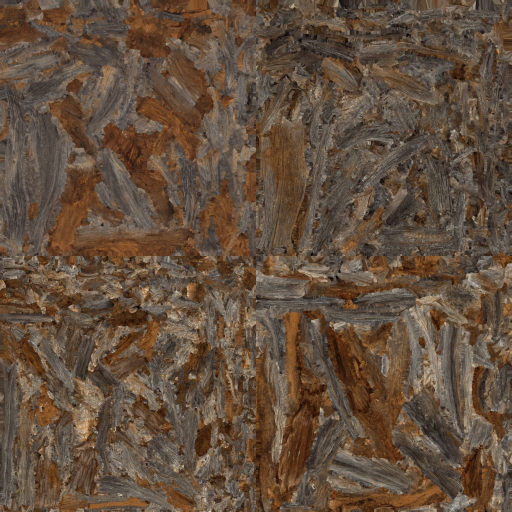
#> input picture assets/models/bark_debris_bark_debris_01_diff_1k.jpg, 1024 x 1024 px, given in place of bark_debris_bark_debris_01_diff_1k.jpg.jpg, which was not available (shown at 1/2 size)
$ python -i gen_env_prop_sources.py   (imports and definitions only)
#> lines starting #> are read from the running program, lines starting #| are printed output that depends on the picture
#> in make_tile, im is the input picture: PIL image 1024x1024 RGB; mean R, G, B 99.2, 79.2, 62.2
#!/usr/bin/env python3
"""Texture SOURCES for tools/build_env_props.py (run with system Python, needs Pillow + numpy).

Writes everything to the scratch dir (never into the repo):
  <SCRATCH>/src/<name>.jpg        raw generated surface photos (gemini-api image, skipped if present)
  <SCRATCH>/src/tile/<name>.jpg   lighting-flattened, seamless 1024px versions the Blender build samples
  <SCRATCH>/src/decal/<name>.png  Pillow-drawn dials, number plates, labels

Usage:  python tools/gen_env_prop_sources.py [--no-generate]
The API key is read for the gemini-api subprocess only and is never printed.
"""
import os
import subprocess
import sys

import numpy as np
from PIL import Image, ImageDraw, ImageFilter, ImageFont

SCRATCH = r"C:\Users\trayn\.t3\scratch\deadcam_cc0_cache\polish\env_props"
SRC = os.path.join(SCRATCH, "src")
TILE = os.path.join(SRC, "tile")
DECAL = os.path.join(SRC, "decal")

SUFFIX = ("Flat orthographic top-down macro photograph filling the entire frame edge to edge, perfectly even "
          "diffuse overcast lighting, no shadows, no highlights, no perspective, no objects, no border, no text, "
          "uniform detail density everywhere, photorealistic PBR albedo texture scan.")

PROMPTS = {
    "rust_heavy": "Heavily corroded old steel plate completely covered in thick flaking rust, deep orange, red-brown and dark umber patches, pitted scaly oxide texture.",
    "rust_light": "Old mild steel sheet with a thin even layer of fine powdery surface rust, warm brown-orange with darker brown mottling and small pits.",
    "cast_iron": "Old sand-cast iron surface, very dark charcoal grey-black, fine grainy pitted casting texture with slight brown oxidation in the pits, matte.",
    "enamel_white": "Antique white vitreous porcelain enamel on steel, slightly yellowed off-white, extremely fine hairline crazing network, faint grey water stains, glossy coating but photographed without reflections.",
    "paint_cream": "Old institutional cream off-white oil paint on sheet steel, thick aged brushed coat, subtle yellowing, faint grime mottling and tiny hairline scratches, no bare metal, no chips.",
    "brass_old": "Old tarnished sheet brass, dull golden-brown patina with darker brown oxidation blotches and faint fine scratches, slight green-grey verdigris specks.",
    "steel_worn": "Old bare worn mild steel bar surface, mid grey gunmetal with dark mill scale patches, fine scratches and tiny brown rust freckles, matte.",
    "ticking_canvas": "Antique hospital mattress ticking fabric, heavy off-white cotton canvas with narrow evenly spaced vertical faded indigo-blue stripes, coarse visible weave, yellow-brown water stains and grime blotches.",
    "leather_strap": "Old dark brown harness leather, worn and dry with fine cracks and creases, slightly lighter scuffed areas, visible pores.",
    "coal_bed": "Bed of burnt coal and coke lumps with grey ash and clinker, dense tightly packed irregular black and dark grey chunks seen from directly above.",
    "soot_brick": "Old firebrick masonry wall in running bond blackened by soot and coal dust, dark grey-brown bricks, pale ash-grey mortar joints, bricks horizontal.",
    "lime_plaster_core": "Broken edge and back of old lime plaster, pale grey-cream crumbly sandy matrix with visible horsehair fibres and small aggregate grains, chalky.",
    "rubble_plaster": "Dense layer of small broken lime plaster chunks, chalky white-grey crumbs, plaster dust, splinters of old wood lath and grit, seen from directly above.",
    "galvanized": "Old galvanised zinc-coated steel sheet, dull grey with large faded crystalline spangle pattern, white oxide bloom and faint grey stains.",
    "oak_dark": "Old dark stained oak board furniture panel with straight horizontal grain, worn shellac varnish, deep brown, fine scratches and dull patches, grain running left to right.",
    "rubber_old": "Old perished dark grey-black rubber sheet, matte with fine cracking and pale dusty bloom.",
}


# [22 lines left out: functions _key, generate, not called in this run]


def _blur_wrap(a, r):
    """Gaussian blur with wrap-around borders."""
#> called with r = 60
    h, w = a.shape[:2]
#> h = 1024; w = 1024
    p = int(r * 3)
    t = np.pad(a, ((p, p), (p, p), (0, 0)), mode="wrap")
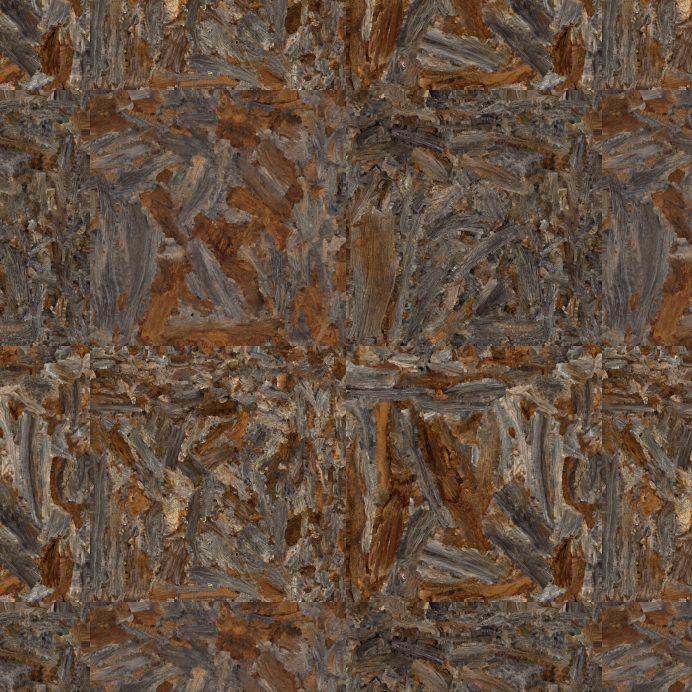
#> t: shape (1384, 1384, 3) float32 (shown at 1/2 size); mean R, G, B 98.7, 79.1, 62.4
    im = Image.fromarray(np.clip(t, 0, 255).astype(np.uint8)).filter(ImageFilter.GaussianBlur(r))
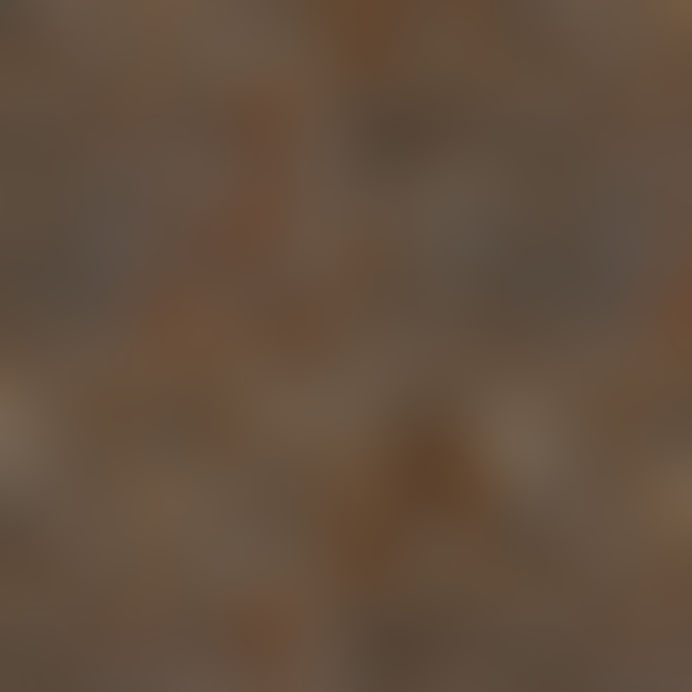
#> im: PIL image 1384x1384 RGB (shown at 1/2 size); mean R, G, B 98.7, 79, 62.3
    return np.asarray(im, np.float32)[p:p + h, p:p + w]


# sources whose large-scale pattern IS the material (stains, coursing, stripes) keep more of their low frequencies
KEEP_LOW = {"ticking_canvas": 0.5, "soot_brick": 0.6, "brass_old": 0.6, "leather_strap": 0.6, "rust_heavy": 0.75,
            "coal_bed": 0.8, "rubble_plaster": 0.8}


def make_tile(name):
    flatten = KEEP_LOW.get(name, 1.0)
    im = Image.open(os.path.join(SRC, name + ".jpg")).convert("RGB").resize((1024, 1024), Image.LANCZOS)
    a = np.asarray(im, np.float32)
    # 1. remove large-scale lighting / colour gradients (keeps the mean) so the cross-fade below leaves no patches
    low = _blur_wrap(a, 60)
    a = a - flatten * (low - a.mean((0, 1), keepdims=True))
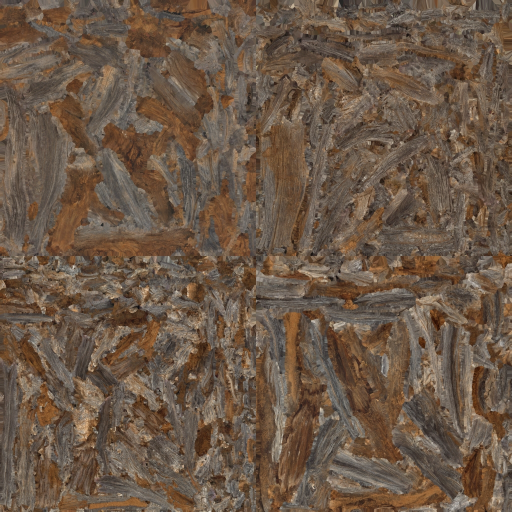
#> a: shape (1024, 1024, 3) float32 (shown at 1/2 size); mean R, G, B 99.4, 79.4, 62.4; drawn with min black and max white
    # 2. seamless: one axis at a time, cross-fade with a half-tile-shifted copy through a ragged band mask.
    #    (A single square mask would re-expose the shifted copy's own seam at the middle of every edge.)
    rng = np.random.RandomState(11)

    def tile_noise(cells):
        g = rng.rand(cells, cells).astype(np.float32)
        g = np.pad(g, 2, mode="wrap")
        big = np.asarray(Image.fromarray((g * 255).astype(np.uint8)).resize(((cells + 4) * (1024 // cells),) * 2, Image.BICUBIC),
                         np.float32) / 255.0
        o = 2 * (1024 // cells)
        return big[o:o + 1024, o:o + 1024]

    out = a
    for axis in (1, 0):
        n = tile_noise(8) * 0.6 + tile_noise(32) * 0.4
        c = np.abs(np.arange(1024, dtype=np.float32) - 511.5) / 512.0          # 0 at the centre line, 1 at the border
        d = c[None, :] if axis == 1 else c[:, None]
        m = np.clip((0.62 - d + (n - 0.5) * 0.55) / 0.10, 0, 1)[..., None]
        m = m * m * (3 - 2 * m)
        out = out * m + np.roll(out, 512, axis) * (1 - m)
#> this loop made 2 passes
#> pass 1, in make_tile, `out = out * m + np.roll(out, 512, axis) * (1 - m)`:
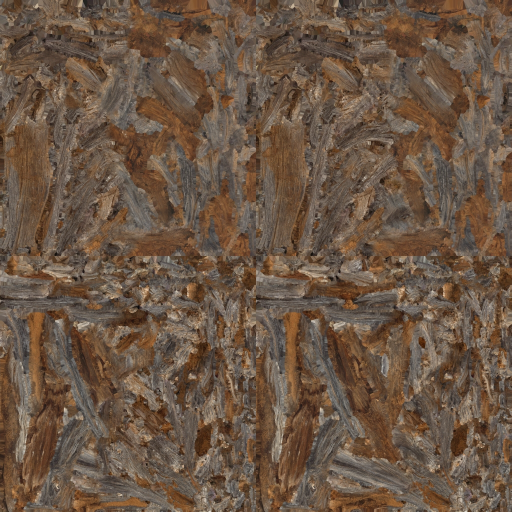
#> out: shape (1024, 1024, 3) float32 (shown at 1/2 size); mean R, G, B 99.5, 79.4, 62.3; drawn with min black and max white
#> pass 2, in make_tile, `out = out * m + np.roll(out, 512, axis) * (1 - m)`:
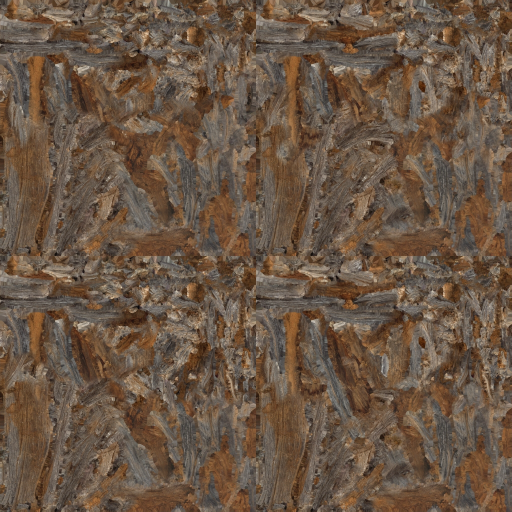
#> out: shape (1024, 1024, 3) float32 (shown at 1/2 size); mean R, G, B 99.7, 79.6, 62.5; drawn with min black and max white
#> after the loop:
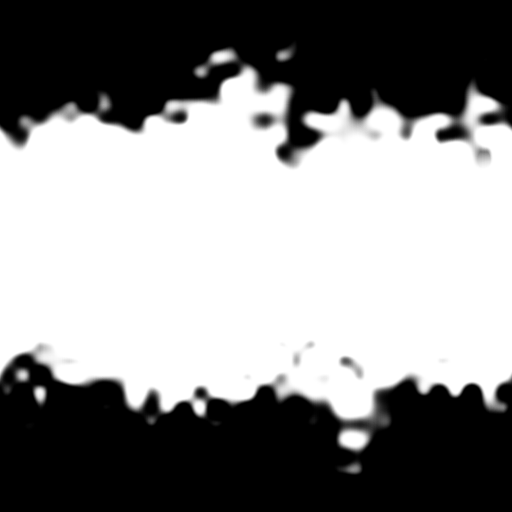
#> m: shape (1024, 1024, 1) float32 (shown at 1/2 size); min 0, max 1, mean 0.545
    os.makedirs(TILE, exist_ok=True)
    Image.fromarray(np.clip(out, 0, 255).astype(np.uint8)).save(os.path.join(TILE, name + ".jpg"), quality=93)


# [8 lines left out: function _font, not called in this run]


def _ctext(d, xy, s, font, fill, anchor="mm"):
    d.text(xy, s, font=font, fill=fill, anchor=anchor)


# [125 lines left out: functions decal_dial, decal_number, decal_redcross, decal_plate, decal_label, decals and 1 more, not called in this run]


# [2 lines not run here, left out]

>>> result = make_tile('../assets/models/bark_debris_bark_debris_01_diff_1k.jpg')
